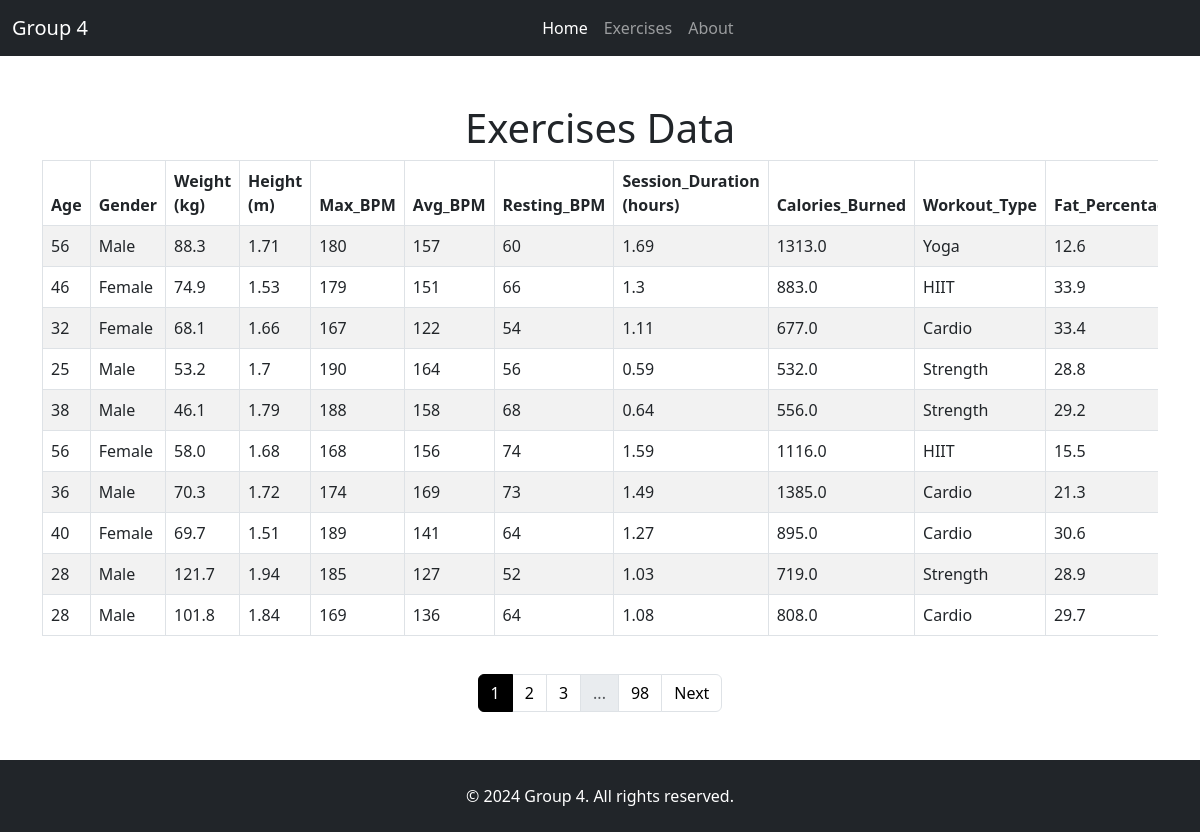
The page / on the database its author committed.
### tables this page shows
CREATE TABLE "exerices" (
"Age" INTEGER,
  "Gender" TEXT,
  "Weight (kg)" REAL,
  "Height (m)" REAL,
  "Max_BPM" INTEGER,
  "Avg_BPM" INTEGER,
  "Resting_BPM" INTEGER,
  "Session_Duration (hours)" REAL,
  "Calories_Burned" REAL,
  "Workout_Type" TEXT,
  "Fat_Percentage" REAL,
  "Water_Intake (liters)" REAL,
  "Workout_Frequency (days/week)" INTEGER,
  "Experience_Level" INTEGER,
  "BMI" REAL
);

### app.py (the view)
@app.route('/')
def index():
    page = int(request.args.get('page', 1))  # Get the current page number, default is 1
    per_page = 10  # Number of rows per page
    conn = get_db_connection()
    total_rows = conn.execute('SELECT COUNT(*) FROM exerices').fetchone()[0]
    total_pages = (total_rows + per_page - 1) // per_page  # Calculate total pages
    start = (page - 1) * per_page
    data = conn.execute('SELECT * FROM exerices LIMIT ? OFFSET ?', (per_page, start)).fetchall()
    conn.close()
    return render_template(
        'index.html',
        title="Home",
        data=data,
        page=page,
        total_pages=total_pages
    )

### app.py (called while the page is built)
def get_db_connection():
    conn = sqlite3.connect(DATABASE)
    conn.row_factory = sqlite3.Row
    return conn

### templates/index.html (shortened to what this page needs)
{% include 'header.html' %}
<div class="container mt-5">
    <h1 class="text-center">Exercises Data</h1>
    <div class="table-responsive">
        <table class="table table-striped table-bordered">
            <thead>
                <tr>
                    {% for column in data[0].keys() %}
                    <th>{{ column }}</th>
                    {% endfor %}
                </tr>
            </thead>
            <tbody>
                {% for row in data %}
                <tr>
                    {% for column in row.keys() %}
                    <td>{{ row[column] }}</td>
                    {% endfor %}
                </tr>
                {% endfor %}
            </tbody>
        </table>
    </div>
    <nav class="paginated">
        <ul class="pagination justify-content-center pagination_color">
            {% for p in range(page - 2, page + 3) %}
            {% if p > 0 and p <= total_pages %}
            <li class="page-item {% if p == page %}active{% endif %}">
                <a class="page-link" href="?page={{ p }}">{{ p }}</a>
            </li>
            {% endif %}
            {% endfor %}
            {% if page < total_pages - 2 %}
            {% if page < total_pages - 3 %}
            <li class="page-item disabled">
                <span class="page-link">...</span>
            </li>
            {% endif %}
            <li class="page-item">
                <a class="page-link" href="?page={{ total_pages }}">{{ total_pages }}</a>
            </li>
            {% endif %}
            {% if page < total_pages %}
            <li class="page-item">
                <a class="page-link" href="?page={{ page + 1 }}">Next</a>
            </li>
            {% endif %}
        </ul>
    </nav>
</div>
{% include 'footer.html' %}

### templates/header.html (shortened to what this page needs)
<!DOCTYPE html>
<html lang="en">
<head>
    <link href="https://cdn.jsdelivr.net/npm/bootstrap@5.3.0/dist/css/bootstrap.min.css" rel="stylesheet">
    <link rel="stylesheet" href="../static/assets/css/custom.css">
</head>
<body>
    <nav class="navbar navbar-expand-lg navbar-dark bg-dark">
        <div class="container-fluid d-flex">
            <a class="navbar-brand me-auto" href="/">Group 4</a>
            <div class="collapse navbar-collapse justify-content-center" id="navbarNav">
                <ul class="navbar-nav">
                    <li class="nav-item">
                        <a class="nav-link {% if request.path == '/' %}active{% endif %}" href="/">Home</a>
                    </li>
                    <li class="nav-item">
                        <a class="nav-link {% if request.path == '/exercises' %}active{% endif %}" href="/exercises">Exercises</a>
                    </li>
                    <li class="nav-item">
                        <a class="nav-link {% if request.path == '/about' %}active{% endif %}" href="/about">About</a>
                    </li>
                </ul>
            </div>
        </div>
    </nav>

### templates/footer.html (shortened to what this page needs)
<footer class="bg-dark text-white mt-5 p-4 text-center">
    <div class="container">
        <p class="mb-0">© 2024 Group 4. All rights reserved.</p>
    </div>
</footer>
</body>
</html>

### static/assets/css/custom.css (style rules this page uses)
.paginated { margin-top: 2%; }
.active>.page-link, .page-link.active { z-index: 3; color: #ffff; background-color: #000000 ; border-color: #000000; }
.page-link { color: black; }

### rows shown on the page
exerices: Age "56" "Male" "88.3" "1.71" "180" "157" "60" "1.69" "1313.0" "Yoga" "12.6"
exerices: Age "46" "Female" "74.9" "1.53" "179" "151" "66" "1.3" "883.0" "HIIT" "33.9"
exerices: Age "32" "Female" "68.1" "1.66" "167" "122" "54" "1.11" "677.0" "Cardio" "33.4"
exerices: Age "25" "Male" "53.2" "1.7" "190" "164" "56" "0.59" "532.0" "Strength" "28.8"
exerices: Age "38" "Male" "46.1" "1.79" "188" "158" "68" "0.64" "556.0" "Strength" "29.2"
exerices: Age "56" "Female" "58.0" "1.68" "168" "156" "74" "1.59" "1116.0" "HIIT" "15.5"
exerices: Age "36" "Male" "70.3" "1.72" "174" "169" "73" "1.49" "1385.0" "Cardio" "21.3"
exerices: Age "40" "Female" "69.7" "1.51" "189" "141" "64" "1.27" "895.0" "Cardio" "30.6"
exerices: Age "28" "Male" "121.7" "1.94" "185" "127" "52" "1.03" "719.0" "Strength" "28.9"
exerices: Age "28" "Male" "101.8" "1.84" "169" "136" "64" "1.08" "808.0" "Cardio" "29.7"

### other values the page prints
{{ column }} "Age" "Gender" "Weight (kg)" "Height (m)" "Max_BPM" "Avg_BPM" "Resting_BPM" "Session_Duration (hours)" "Calories_Burned" "Workout_Type"
{{ p }} "1" "2" "3"
{{ total_pages }} "98"
